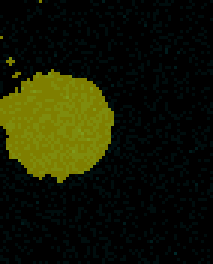
#> input picture test_images/cell_0.png, 71 x 88 px (shown 3 times larger)
$ python AutoBoxer.py
#> lines starting #> are read from the running program, lines starting #| are printed output that depends on the picture; after the words box and inside, x2 and y2 are one past the last pixel; in counts of white or black regions, pixels touching at a corner belong together
import cv2
import os
import numpy as np
from tkinter import Tk, Button, Canvas, Label, Toplevel, filedialog, messagebox
from PIL import Image, ImageTk, ImageEnhance
from scipy.ndimage import convolve

class MyelinAnalyzerApp:

    def __init__(self, root, pillar_image_path, myelin_image_path):
        self.root = root
        self.root.title("Myelin Analyzer")
        # Store image paths for later saving
        self.pillar_image_path = pillar_image_path
        self.myelin_image_path = myelin_image_path
        self.dot_positions = []
        self.box_positions = []
        self.coordinate_matrix = []
        self.current_cell_index = 0
        self.canvas = Canvas(root)
        self.myelin_canvas = Canvas(root)
        self.pillar_image = cv2.imread(pillar_image_path, cv2.IMREAD_COLOR)
        self.myelin_image = cv2.imread(myelin_image_path, cv2.IMREAD_COLOR)
        self.display_myelin_image = self.resize_image(self.myelin_image)
        self.myelin_photo = ImageTk.PhotoImage(image=Image.fromarray(cv2.cvtColor(self.display_myelin_image, cv2.COLOR_BGR2RGB)))
        self.myelin_canvas.create_image(0, 0, anchor='nw', image=self.myelin_photo)
        self.is_select_empty_mode = False
        self.empty_cells = set()

# Resize images to fit the window while keeping aspect ratio

        self.display_pillar_image = self.resize_image(self.pillar_image)
        self.display_myelin_image = self.resize_image(self.myelin_image)
        self.display_pillar_scale = self.pillar_image.shape[1] / self.display_pillar_image.shape[1]  # Define display scale
        self.canvas = Canvas(root, width=self.display_pillar_image.shape[1], height=self.display_pillar_image.shape[0])
        self.canvas.grid(row=0, column=0)

# Create a canvas for displaying the overlay image beside the pillar image
        self.myelin_canvas = Canvas(root, width=self.display_myelin_image.shape[1], height=self.display_myelin_image.shape[0])
        self.myelin_canvas.grid(row=0, column=1)
        self.myelin_photo = ImageTk.PhotoImage(image=Image.fromarray(cv2.cvtColor(self.display_myelin_image, cv2.COLOR_BGR2RGB)))
        self.myelin_canvas.create_image(0, 0, anchor='nw', image=self.myelin_photo)
        self.pillar_photo = ImageTk.PhotoImage(image=Image.fromarray(cv2.cvtColor(self.display_pillar_image, cv2.COLOR_BGR2RGB)))
        self.canvas.create_image(0, 0, anchor='nw', image=self.pillar_photo)
        self.overlay_scale_x = self.myelin_image.shape[1] / self.display_myelin_image.shape[1]
        self.overlay_scale_y = self.myelin_image.shape[0] / self.display_myelin_image.shape[0]
        self.extract()

    def overlay_pillar_on_myelin(self, alpha=0.3):

        """Overlay the pillar image on the myelin image, save it, and update display."""
        if self.pillar_image.shape[:2] != self.myelin_image.shape[:2]:
            messagebox.showwarning("Warning", "Pillar and myelin images have different dimensions. Resizing may distort the images.")
        # Resize the pillar image to match the myelin image dimensions
        pillar_resized = cv2.resize(self.pillar_image, (self.myelin_image.shape[1], self.myelin_image.shape[0]))

        # Convert images from BGR to RGB for correct color representation in PIL
        myelin_rgb = cv2.cvtColor(self.myelin_image, cv2.COLOR_BGR2RGB)
        pillar_rgb = cv2.cvtColor(pillar_resized, cv2.COLOR_BGR2RGB)

        # Convert images to RGBA format to support transparency in PIL
        myelin_rgba = Image.fromarray(myelin_rgb).convert("RGBA")
        pillar_rgba = Image.fromarray(pillar_rgb).convert("RGBA")

        # Set the alpha channel for the pillar image to control transparency
        pillar_rgba.putalpha(int(255 * alpha))

        # Composite the translucent pillar image on top of the myelin image
        blended_image = Image.alpha_composite(myelin_rgba, pillar_rgba)

        # Save the overlay image
        overlay_image_path = "overlay_myelin_pillar.png"
        blended_image.save(overlay_image_path)
        self.overlay_image_path = overlay_image_path  # Store the path for later reference

        # Convert back to BGR format for OpenCV and update the myelin image
        self.myelin_image = cv2.cvtColor(np.array(blended_image), cv2.COLOR_RGBA2BGR)

    def resize_image(self, image, max_size=600):
        h, w = image.shape[:2]
        if h <= max_size and w <= max_size:  # Add this check
            return image  # Return the original image if it's already small enough
        scale = min(max_size / h, max_size / w)
        return cv2.resize(image, (int(w * scale), int(h * scale)), interpolation=cv2.INTER_AREA)

    def extract(self):

        """Detect centers of pillars and mark them as editable dots."""

        gray_image = cv2.cvtColor(self.pillar_image, cv2.COLOR_BGR2GRAY)
        _, binary_mask = cv2.threshold(gray_image, 128, 255, cv2.THRESH_BINARY)
        radius = 15
        y, x = np.ogrid[-radius: radius+1, -radius: radius+1]
        circular_filter = x**2 + y**2 <= radius**2
        filtered_image = convolve(binary_mask, circular_filter.astype(float))
        contours, _ = cv2.findContours(filtered_image.astype(np.uint8), cv2.RETR_EXTERNAL, cv2.CHAIN_APPROX_SIMPLE)
        self.dot_positions = []
        self.dot_visuals = []


        min_area = 2250
        img_h, img_w = binary_mask.shape[:2]

        for contour in contours:
            area = cv2.contourArea(contour)
            if area < min_area:  # Skip small areas (cut-off pillars, noise)
                continue

            moments = cv2.moments(contour)

            # Check if contour touches image border
            x, y, w, h = cv2.boundingRect(contour)
            if x <= 0 or y <= 0 >= img_h:
                continue  # Skip partial pillars touching edges

            if moments["m00"] != 0:
                center_x = int(moments["m10"] / moments["m00"])
                center_y = int(moments["m01"] / moments["m00"])
                display_x, display_y = int(center_x / self.display_pillar_scale), int(center_y / self.display_pillar_scale)
                self.dot_positions.append((display_x, display_y))
                self.dot_visuals.append(self.canvas.create_oval(display_x - 2, display_y - 2, display_x + 2, display_y + 2, fill="red"))

        if not self.dot_positions:
            messagebox.showinfo("Detection Complete", "No pillars detected.")

        #else:
            #messagebox.showinfo("Detection Complete", f"Detected {len(self.dot_positions)} pillars.")

        """Create boxes around detected centers and display scoring buttons."""
        box_size = 30
        self.canvas.delete("box")
        self.myelin_canvas.delete("box")

        self.box_positions = []  # Reset box positions

        # Sort dot positions by top-to-bottom, left-to-right
        self.dot_positions = sorted(self.dot_positions, key=lambda pos: (pos[1], pos[0]))

        for (x, y) in self.dot_positions:
            x1 = max(0, x - box_size // 2)
            y1 = max(0, y - box_size // 2)
            x2 = min(self.display_myelin_image.shape[1], x + box_size // 2)
            y2 = min(self.display_myelin_image.shape[0], y + box_size // 2)

            # Store the rectangle's position
            self.box_positions.append((x1, y1, x2, y2))

            # Draw a blue rectangle on the canvas
            self.myelin_canvas.create_rectangle(x1, y1, x2, y2, outline="blue", width=2, tags="box")

        #print(f"Created {len(self.box_positions)} boxes.")


        """Save all cropped box images."""

        if not self.box_positions:
            messagebox.showwarning("No Boxes", "Please create boxes before saving.")
            return

        # Load the original myelin image for cropping
        base_image = cv2.imread(self.myelin_image_path, cv2.IMREAD_COLOR)

        for i, (x1, y1, x2, y2) in enumerate(self.box_positions):
            # Scale coordinates back to the original image size
            x1_orig = int(x1 * self.overlay_scale_x)
            y1_orig = int(y1 * self.overlay_scale_y)
            x2_orig = int(x2 * self.overlay_scale_x)
            y2_orig = int(y2 * self.overlay_scale_y)

            # Add padding and ensure bounds are within the image dimensions
            y1_cropped = max(0, y1_orig)
            y2_cropped = min(base_image.shape[0], y2_orig)
            x1_cropped = max(0, x1_orig)
            x2_cropped = min(base_image.shape[1], x2_orig)

            cropped_img = base_image[y1_cropped:y2_cropped, x1_cropped:x2_cropped]
            file_path = output_folder + f"/boxes/box_{i}.png"
            cv2.imwrite(file_path, cropped_img)
            print(f"Saved {file_path}")

        #messagebox.showinfo("Save Complete", f"All {len(self.box_positions)} boxes have been saved to 'boxes' folder.")
        root.destroy()


    def get_cell_bounds(self, row, col):

        """Get the bounding box for a cell based on current grid line positions."""

        x1 = int(self.vertical_lines[col])
        y1 = int(self.horizontal_lines[row])
        x2 = int(self.vertical_lines[col + 1])
        y2 = int(self.horizontal_lines[row + 1])
        return x1, y1, x2, y2

if __name__ == "__main__":
    root = Tk()
    pillar_image_path = filedialog.askopenfilename(title="Select Pillar Image")
#> the answer given: ../test_images/cell_0.png
    myelin_image_path = filedialog.askopenfilename(title="Select Myelin Image")
#> the answer given: ../test_images/cell_1.png
    output_folder = filedialog.askdirectory(title="Select Output Directory")
#> the answer given: ../test_images
    os.makedirs(output_folder + f'/boxes', exist_ok=True)


    if pillar_image_path and myelin_image_path:
        app = MyelinAnalyzerApp(root, pillar_image_path, myelin_image_path)
#> in __init__, self.pillar_image is the input picture: shape (88, 71, 3); mean B, G, R 3.3, 24.7, 21.5
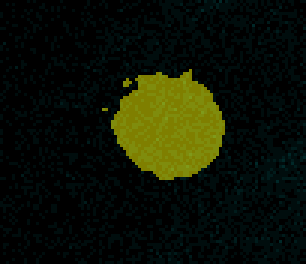
#> input picture test_images/cell_1.png, 102 x 88 px (shown 3 times larger)
#> in __init__, self.myelin_image is the input picture: shape (88, 102, 3); mean B, G, R 5.3, 19.6, 14.3
#> in extract, `gray_image = cv2.cvtColor(self.pillar_image, cv2.COLOR_BGR2GRAY)`:
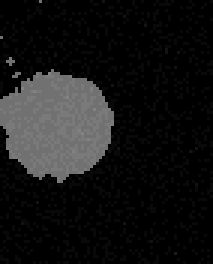
#> gray_image: shape (88, 71) (shown 3 times larger); min 0, max 131, mean 21.4
#> in extract, `_, binary_mask = cv2.threshold(gray_image, 128, 255, cv2.THRESH_BINARY)`:
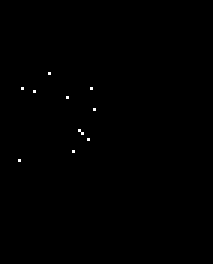
#> binary_mask: shape (88, 71) (shown 3 times larger); 0.18% white in thin lines or dots, all inside (x1, y1, x2, y2) = (6, 24, 32, 54)
#> in extract, `filtered_image = convolve(binary_mask, circular_filter.astype(float))`:
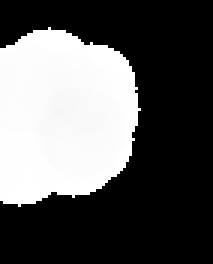
#> filtered_image: shape (88, 71) (shown 3 times larger); min 0, max 255, mean 91.4
#> in extract, `contours, _ = cv2.findContours(filtered_image.astype(np.uint8), cv2.RE..`: contours = 1 contour; box (x1, y1, x2, y2) and area: (0, 9, 47, 69) 2176
#> the loop in extract, `for contour in contours:` made 1 pass
#> area on pass 1: 2176
#> after the loop in extract, `for contour in contours:`: self.dot_positions = []
        root.mainloop()

    if not pillar_image_path or not myelin_image_path:
        messagebox.showerror("Error", "Please select both pillar and myelin images.")
        root.destroy()
